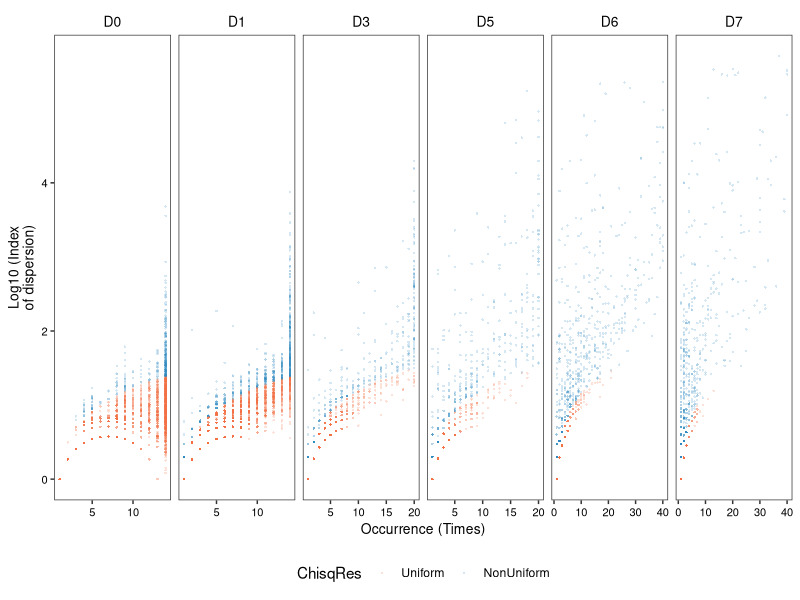
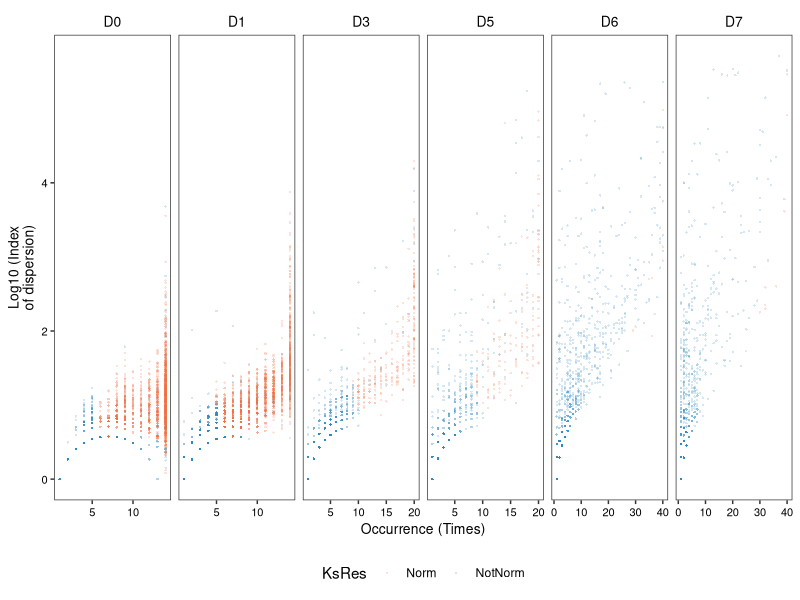

Source code (R) for these figures, in order:


library(ggplot2)
library(ggsci)
library(tidyverse)
# library(reshape2)

##################################################################

reabun = read.table('OTUtable.txt', header = T, sep = '\t')
Group = otus = fV = fM = fN = rChisqX = rChisqP = rKsD = rKsP = c()
for (otu in sort(unique(reabun$OTUID))) {
  dldfotu = reabun[reabun$OTUID == otu, ]
  for (dl in c('D0', 'D1', 'D3', 'D5', 'D6', 'D7')) {
    dldf = dldfotu[ , str_detect(colnames(dldfotu), dl)]
    if (sum(dldf == 0) != ncol(dldf)) {
      fV = append(fV, var(as.numeric(dldf)))
      fM = append(fM, mean(as.numeric(dldf)))
      fN = append(fN, sum(as.numeric(dldf) != 0))
      Group = append(Group, dl)
      otus = append(otus, otu)
      rChisqX = append(rChisqX, chisq.test(as.numeric(dldf))$statistic)
      rChisqP = append(rChisqP, chisq.test(as.numeric(dldf))$p.value)
      rKsD = append(rKsD, ks.test(as.numeric(dldf), "pnorm", 
                                  mean(as.numeric(dldf)), 
                                  sd(as.numeric(dldf)))$statistic)
      rKsP = append(rKsP, ks.test(as.numeric(dldf), "pnorm", 
                                  mean(as.numeric(dldf)), 
                                  sd(as.numeric(dldf)))$p.value)
    }
  }
}

IoDs = data.frame(Group, OTU = otus, fV, fM, fN, rChisqX, rChisqP, rKsD, rKsP)
write.table(IoDs[order(IoDs$Group), ], 'IndexOfDispersion.txt',
            append = F, quote = F, sep = '\t', row.names = F, col.names = T)

####################################

colnames(IoDs)
IoDs$iodValue = log10((IoDs$fV/IoDs$fM)*IoDs$fN)
IoDs$ChisqRes = 'Uniform'
IoDs$ChisqRes[IoDs$rChisqP <= 0.05] = 'NonUniform'

p = ggplot(IoDs, aes(x = fN, y = iodValue, color = ChisqRes)) + 
  geom_point(shape = 16, alpha = 0.2, size = 0.5) + 
  scale_color_manual(values = c('#f36e42', '#2e8abf'), 
                     breaks = c('Uniform', 'NonUniform')) + 
  labs(x = 'Occurrence (Times)', y = 'Log10 (Index\nof dispersion)') + 
  facet_grid(.~Group, scales = 'free', space = 'free_y') + 
  theme_bw() + 
  theme(#plot.margin = unit(c(0.3,0.2,0,0.2),"in"),
        plot.background = element_blank(), 
        panel.grid = element_blank(), 
        # panel.grid.minor = element_blank(), 
        strip.background = element_blank(), 
        strip.text.x = element_text(size = 10, color = 'black'),
        legend.position = 'bottom', 
        axis.title = element_text(size = 10, color = 'black'),
        axis.text = element_text(size = 8, color = 'black'))
  
ggsave('IndexOfDispersionChisq.pdf', p, width = 6, height = 2)

######################################

IoDs$KsRes = 'Norm'
IoDs$KsRes[IoDs$rKsP <= 0.05] = 'NotNorm'

p = ggplot(IoDs, aes(x = fN, y = iodValue, color = KsRes)) + 
  geom_point(shape = 16, alpha =  0.2, size = 0.5) + 
  scale_color_manual(values = c('#f36e42', '#2e8abf'), 
                     breaks = c('Norm', 'NotNorm')) + 
  labs(x = 'Occurrence (Times)', y = 'Log10 (Index\nof dispersion)') + 
  facet_grid(.~Group, scales = 'free', space = 'free_y') + 
  theme_bw() + 
  theme(#plot.margin = unit(c(0.3,0.2,0,0.2),"in"),
        plot.background = element_blank(), 
        panel.grid = element_blank(), 
        # panel.grid.minor = element_blank(), 
        strip.background = element_blank(), 
        strip.text.x = element_text(size = 10, color = 'black'),
        legend.position = 'bottom', 
        axis.title = element_text(size = 10, color = 'black'),
        axis.text = element_text(size = 8, color = 'black'))

ggsave('IndexOfDispersionNorm.pdf', p, width = 6, height = 2)


# Pearson's Chi-squared Test
# Kolmogorov-Smirnov Tests

######################################################################################
######################################################################################







######################################################################################
######################################################################################
